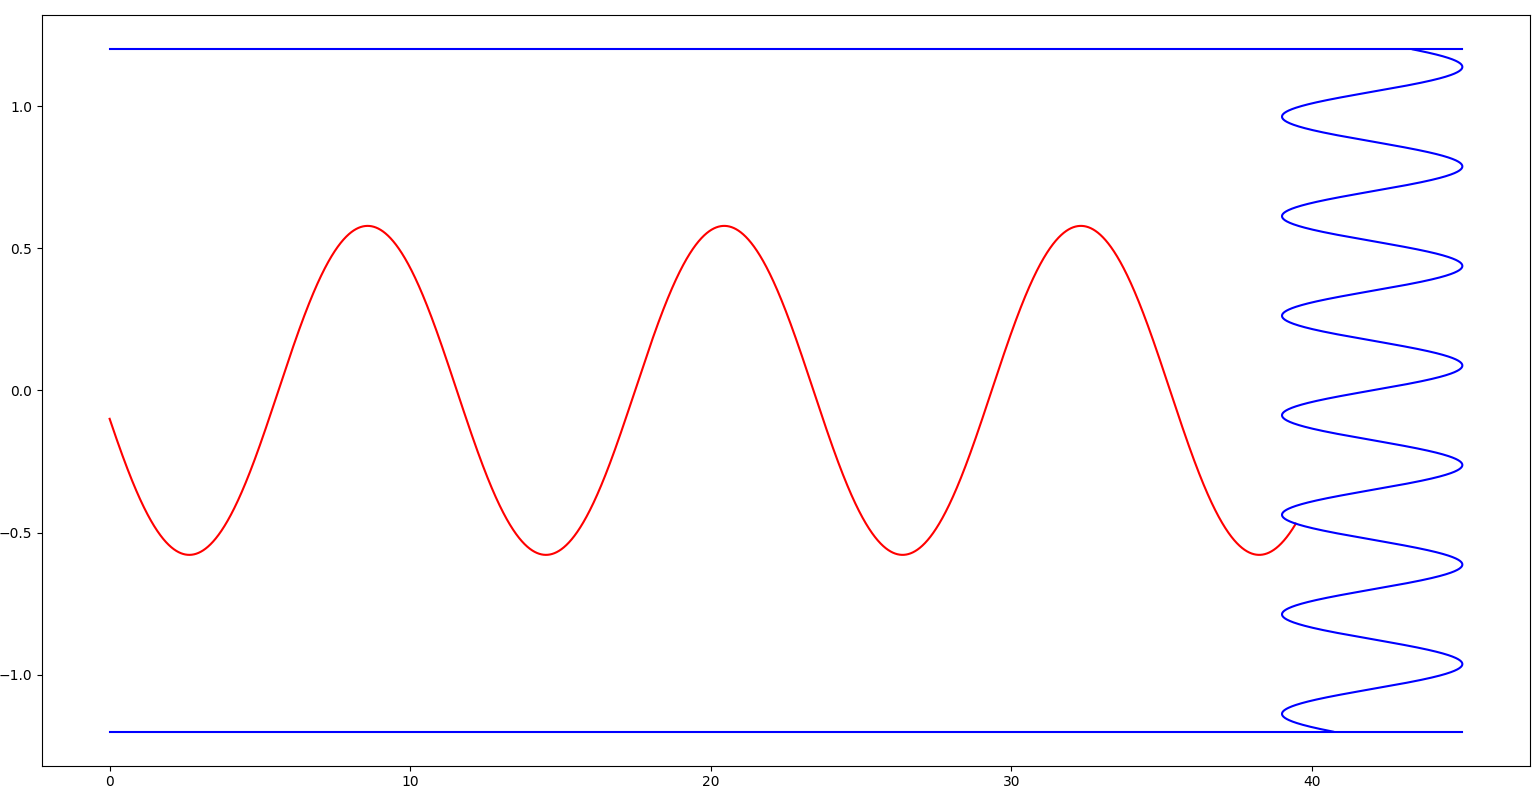

Write the Python code that produced this figure.
import numpy as np
import matplotlib.pyplot as p

alpha = -32  # угол в градусах
direct = -1  # направление
y0 = -0.1  # начальная координата по y
z0 = 0  # начальная координата по z
w = 3 * 10 ** 14  # омега
n2 = 1  # коэффициент преломления
R = 1.2  # радиус
epsilon = 0.00001  # шаг
S = 0  # длина траектории
arr_y = [y0]  # ось y
arr_z = [z0]  # ось z


def f1(y):
    return 1.5 + 0.3 * np.cos(0.8 * y) ** 3


def Zf(y):
    return 42 + 3 * np.sin(17.951958020513104 * y)


def n1(y, w):
    return f1(y) * (1 - ((0.35 * 10 ** 14) / w) ** 2)


def algorithm():
    global alpha
    global direct
    global S

    # расчёт углов альфа и бета
    alpha = np.deg2rad(alpha)
    beta = np.arcsin((np.sin(alpha) * n2) / n1(y0, w))

    # новые значения y и z
    arr_y.append(y0 + np.sin(beta) * epsilon)
    arr_z.append(0 + np.cos(beta) * epsilon)

    # новое значения n1 и n2
    new_n1 = n1(arr_y[len(arr_y) - 1], w)
    new_n2 = n1(y0, w)

    # новый угол
    new_alpha = np.pi / 2 - beta
    new_beta = np.arcsin((np.sin(new_alpha) * new_n2) / new_n1)

    # прибавляем в длину
    S += epsilon

    # while arr_z[len(arr_z) - 1] <= Zf(arr_y[len(arr_y) - 1]):
    while abs(Zf(arr_y[len(arr_y) - 1]) - arr_z[len(arr_z) - 1]) >= 0.001:
        if abs(1 - np.sin(new_beta)) <= 0.000000001:
            new_beta = new_alpha
            direct *= -1

        arr_y.append(arr_y[len(arr_y) - 1] + np.cos(new_beta) * epsilon * direct)
        arr_z.append(arr_z[len(arr_z) - 1] + np.sin(new_beta) * epsilon)

        new_n1 = n1(arr_y[len(arr_y) - 1], w) if R >= abs(arr_y[len(arr_y) - 1]) else n2
        new_n2 = n1(arr_y[len(arr_y) - 2], w)

        new_alpha = new_beta
        new_beta = np.arcsin((np.sin(new_alpha) * new_n2) / new_n1)

        S += epsilon


def main():
    algorithm()
    print(f"Длина траектории светового луча S = {S}")
    y = np.arange(-R, R, 0.001)
    p.plot(arr_z, arr_y, "r", Zf(y), y, "b", [0, 45], [R, R], "b", [0, 45], [-R, -R], "b")
    p.show()


if __name__ == '__main__':
    main()
